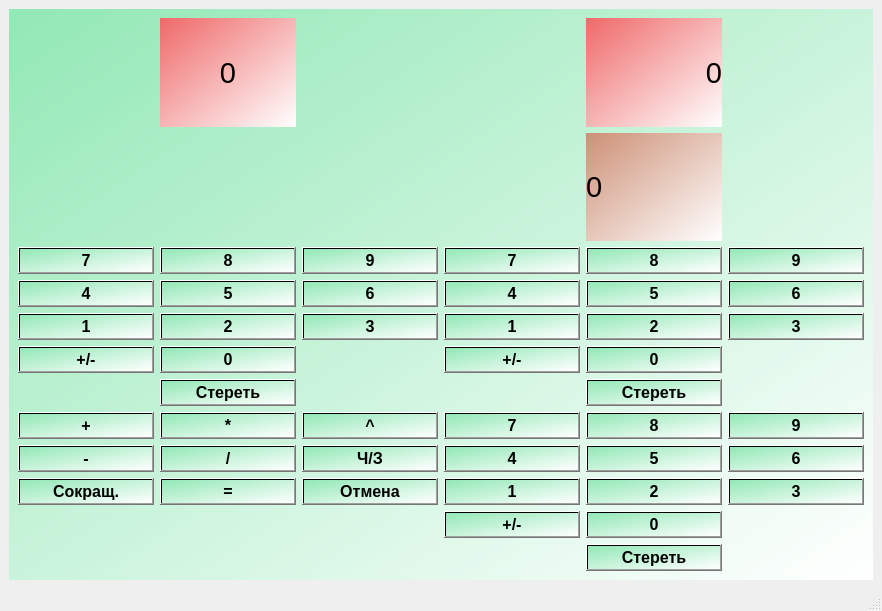
<?xml version="1.0" encoding="UTF-8"?>
<ui version="4.0">
 <class>MainWindow</class>
 <widget class="QMainWindow" name="MainWindow">
  <property name="geometry">
   <rect>
    <x>0</x>
    <y>0</y>
    <width>882</width>
    <height>611</height>
   </rect>
  </property>
  <property name="windowTitle">
   <string>MainWindow</string>
  </property>
  <widget class="QWidget" name="centralwidget">
   <layout class="QGridLayout" name="gridLayout">
    <item row="2" column="0">
     <layout class="QGridLayout" name="gridLayout_3">
      <item row="1" column="0">
       <layout class="QGridLayout" name="gridLayout_7"/>
      </item>
      <item row="3" column="0" colspan="2">
       <layout class="QGridLayout" name="gridLayout_5"/>
      </item>
      <item row="1" column="1">
       <layout class="QGridLayout" name="gridLayout_4"/>
      </item>
      <item row="0" column="0" colspan="2">
       <widget class="QWidget" name="" native="true">
        <property name="styleSheet">
         <string notr="true">background-color: qlineargradient(spread:pad, x1:0, y1:0, x2:1, y2:1, stop:0 rgba(146, 232, 182, 255), stop:1 rgba(255, 255, 255, 255));</string>
        </property>
        <layout class="QGridLayout" name="gridLayout_6">
         <item row="10" column="4">
          <widget class="QPushButton" name="ZButton5">
           <property name="font">
            <font>
             <family>Arial</family>
             <pointsize>12</pointsize>
             <weight>75</weight>
             <bold>true</bold>
            </font>
           </property>
           <property name="text">
            <string>5</string>
           </property>
          </widget>
         </item>
         <item row="11" column="0">
          <widget class="QPushButton" name="Cut">
           <property name="font">
            <font>
             <family>Arial</family>
             <pointsize>12</pointsize>
             <weight>75</weight>
             <bold>true</bold>
            </font>
           </property>
           <property name="text">
            <string>Сокращ.</string>
           </property>
          </widget>
         </item>
         <item row="10" column="1">
          <widget class="QPushButton" name="Split">
           <property name="font">
            <font>
             <family>Arial</family>
             <pointsize>12</pointsize>
             <weight>75</weight>
             <bold>true</bold>
            </font>
           </property>
           <property name="text">
            <string>/</string>
           </property>
          </widget>
         </item>
         <item row="11" column="2">
          <widget class="QPushButton" name="Back">
           <property name="font">
            <font>
             <family>Arial</family>
             <pointsize>12</pointsize>
             <weight>75</weight>
             <bold>true</bold>
            </font>
           </property>
           <property name="text">
            <string>Отмена</string>
           </property>
          </widget>
         </item>
         <item row="6" column="1">
          <widget class="QPushButton" name="CButton2">
           <property name="font">
            <font>
             <family>Arial</family>
             <pointsize>12</pointsize>
             <weight>75</weight>
             <bold>true</bold>
            </font>
           </property>
           <property name="text">
            <string>2</string>
           </property>
          </widget>
         </item>
         <item row="10" column="2">
          <widget class="QPushButton" name="ChangeHZ">
           <property name="font">
            <font>
             <family>Arial</family>
             <pointsize>12</pointsize>
             <weight>75</weight>
             <bold>true</bold>
            </font>
           </property>
           <property name="text">
            <string>Ч/З</string>
           </property>
          </widget>
         </item>
         <item row="13" column="4">
          <widget class="QPushButton" name="ZButtonClear">
           <property name="font">
            <font>
             <family>Arial</family>
             <pointsize>12</pointsize>
             <weight>75</weight>
             <bold>true</bold>
            </font>
           </property>
           <property name="text">
            <string>Стереть</string>
           </property>
          </widget>
         </item>
         <item row="10" column="3">
          <widget class="QPushButton" name="ZButton4">
           <property name="font">
            <font>
             <family>Arial</family>
             <pointsize>12</pointsize>
             <weight>75</weight>
             <bold>true</bold>
            </font>
           </property>
           <property name="text">
            <string>4</string>
           </property>
          </widget>
         </item>
         <item row="5" column="1">
          <widget class="QPushButton" name="CButton5">
           <property name="font">
            <font>
             <family>Arial</family>
             <pointsize>12</pointsize>
             <weight>75</weight>
             <bold>true</bold>
            </font>
           </property>
           <property name="text">
            <string>5</string>
           </property>
          </widget>
         </item>
         <item row="0" column="4">
          <widget class="QLabel" name="HDisplay">
           <property name="sizePolicy">
            <sizepolicy hsizetype="Preferred" vsizetype="Preferred">
             <horstretch>0</horstretch>
             <verstretch>0</verstretch>
            </sizepolicy>
           </property>
           <property name="font">
            <font>
             <family>Arial</family>
             <pointsize>22</pointsize>
             <weight>50</weight>
             <bold>false</bold>
            </font>
           </property>
           <property name="styleSheet">
            <string notr="true">background-color: qlineargradient(spread:pad, x1:0, y1:0, x2:1, y2:1, stop:0 rgba(205, 144, 118, 255), stop:1 rgba(255, 255, 255, 255));
background-color: qlineargradient(spread:pad, x1:0, y1:0, x2:1, y2:1, stop:0 rgba(239, 105, 105, 255), stop:1 rgba(255, 255, 255, 255));</string>
           </property>
           <property name="text">
            <string>0</string>
           </property>
           <property name="alignment">
            <set>Qt::AlignRight|Qt::AlignTrailing|Qt::AlignVCenter</set>
           </property>
          </widget>
         </item>
         <item row="4" column="4">
          <widget class="QPushButton" name="HButton8">
           <property name="font">
            <font>
             <family>Arial</family>
             <pointsize>12</pointsize>
             <weight>75</weight>
             <bold>true</bold>
            </font>
           </property>
           <property name="text">
            <string>8</string>
           </property>
          </widget>
         </item>
         <item row="12" column="3">
          <widget class="QPushButton" name="ZButtonCS">
           <property name="font">
            <font>
             <family>Arial</family>
             <pointsize>12</pointsize>
             <weight>75</weight>
             <bold>true</bold>
            </font>
           </property>
           <property name="text">
            <string>+/-</string>
           </property>
          </widget>
         </item>
         <item row="4" column="5">
          <widget class="QPushButton" name="HButton9">
           <property name="font">
            <font>
             <family>Arial</family>
             <pointsize>12</pointsize>
             <weight>75</weight>
             <bold>true</bold>
            </font>
           </property>
           <property name="text">
            <string>9</string>
           </property>
          </widget>
         </item>
         <item row="11" column="5">
          <widget class="QPushButton" name="ZButton3">
           <property name="font">
            <font>
             <family>Arial</family>
             <pointsize>12</pointsize>
             <weight>75</weight>
             <bold>true</bold>
            </font>
           </property>
           <property name="text">
            <string>3</string>
           </property>
          </widget>
         </item>
         <item row="9" column="0">
          <widget class="QPushButton" name="Add">
           <property name="font">
            <font>
             <family>Arial</family>
             <pointsize>12</pointsize>
             <weight>75</weight>
             <bold>true</bold>
            </font>
           </property>
           <property name="text">
            <string>+</string>
           </property>
          </widget>
         </item>
         <item row="5" column="5">
          <widget class="QPushButton" name="HButton6">
           <property name="font">
            <font>
             <family>Arial</family>
             <pointsize>12</pointsize>
             <weight>75</weight>
             <bold>true</bold>
            </font>
           </property>
           <property name="text">
            <string>6</string>
           </property>
          </widget>
         </item>
         <item row="5" column="2">
          <widget class="QPushButton" name="CButton6">
           <property name="font">
            <font>
             <family>Arial</family>
             <pointsize>12</pointsize>
             <weight>75</weight>
             <bold>true</bold>
            </font>
           </property>
           <property name="text">
            <string>6</string>
           </property>
          </widget>
         </item>
         <item row="2" column="4">
          <widget class="QLabel" name="ZDisplay">
           <property name="sizePolicy">
            <sizepolicy hsizetype="Preferred" vsizetype="Preferred">
             <horstretch>0</horstretch>
             <verstretch>0</verstretch>
            </sizepolicy>
           </property>
           <property name="font">
            <font>
             <family>Arial</family>
             <pointsize>22</pointsize>
             <weight>50</weight>
             <bold>false</bold>
            </font>
           </property>
           <property name="styleSheet">
            <string notr="true">background-color: qlineargradient(spread:pad, x1:0, y1:0, x2:1, y2:1, stop:0 rgba(205, 144, 118, 255), stop:1 rgba(255, 255, 255, 255));</string>
           </property>
           <property name="text">
            <string>0</string>
           </property>
          </widget>
         </item>
         <item row="5" column="4">
          <widget class="QPushButton" name="HButton5">
           <property name="font">
            <font>
             <family>Arial</family>
             <pointsize>12</pointsize>
             <weight>75</weight>
             <bold>true</bold>
            </font>
           </property>
           <property name="text">
            <string>5</string>
           </property>
          </widget>
         </item>
         <item row="6" column="0">
          <widget class="QPushButton" name="CButton1">
           <property name="font">
            <font>
             <family>Arial</family>
             <pointsize>12</pointsize>
             <weight>75</weight>
             <bold>true</bold>
            </font>
           </property>
           <property name="text">
            <string>1</string>
           </property>
          </widget>
         </item>
         <item row="6" column="2">
          <widget class="QPushButton" name="CButton3">
           <property name="font">
            <font>
             <family>Arial</family>
             <pointsize>12</pointsize>
             <weight>75</weight>
             <bold>true</bold>
            </font>
           </property>
           <property name="text">
            <string>3</string>
           </property>
          </widget>
         </item>
         <item row="4" column="0">
          <widget class="QPushButton" name="CButton7">
           <property name="font">
            <font>
             <family>Arial</family>
             <pointsize>12</pointsize>
             <weight>75</weight>
             <bold>true</bold>
            </font>
           </property>
           <property name="text">
            <string>7</string>
           </property>
          </widget>
         </item>
         <item row="4" column="2">
          <widget class="QPushButton" name="CButton9">
           <property name="font">
            <font>
             <family>Arial</family>
             <pointsize>12</pointsize>
             <weight>75</weight>
             <bold>true</bold>
            </font>
           </property>
           <property name="text">
            <string>9</string>
           </property>
          </widget>
         </item>
         <item row="5" column="0">
          <widget class="QPushButton" name="CButton4">
           <property name="font">
            <font>
             <family>Arial</family>
             <pointsize>12</pointsize>
             <weight>75</weight>
             <bold>true</bold>
            </font>
           </property>
           <property name="text">
            <string>4</string>
           </property>
          </widget>
         </item>
         <item row="4" column="3">
          <widget class="QPushButton" name="HButton7">
           <property name="font">
            <font>
             <family>Arial</family>
             <pointsize>12</pointsize>
             <weight>75</weight>
             <bold>true</bold>
            </font>
           </property>
           <property name="text">
            <string>7</string>
           </property>
          </widget>
         </item>
         <item row="5" column="3">
          <widget class="QPushButton" name="HButton4">
           <property name="font">
            <font>
             <family>Arial</family>
             <pointsize>12</pointsize>
             <weight>75</weight>
             <bold>true</bold>
            </font>
           </property>
           <property name="text">
            <string>4</string>
           </property>
          </widget>
         </item>
         <item row="9" column="1">
          <widget class="QPushButton" name="Mult">
           <property name="font">
            <font>
             <family>Arial</family>
             <pointsize>12</pointsize>
             <weight>75</weight>
             <bold>true</bold>
            </font>
           </property>
           <property name="text">
            <string>*</string>
           </property>
          </widget>
         </item>
         <item row="7" column="0">
          <widget class="QPushButton" name="CButtonCS">
           <property name="font">
            <font>
             <family>Arial</family>
             <pointsize>12</pointsize>
             <weight>75</weight>
             <bold>true</bold>
            </font>
           </property>
           <property name="text">
            <string>+/-</string>
           </property>
          </widget>
         </item>
         <item row="4" column="1">
          <widget class="QPushButton" name="CButton8">
           <property name="font">
            <font>
             <family>Arial</family>
             <pointsize>12</pointsize>
             <weight>75</weight>
             <bold>true</bold>
            </font>
           </property>
           <property name="text">
            <string>8</string>
           </property>
          </widget>
         </item>
         <item row="12" column="4">
          <widget class="QPushButton" name="ZButton0">
           <property name="font">
            <font>
             <family>Arial</family>
             <pointsize>12</pointsize>
             <weight>75</weight>
             <bold>true</bold>
            </font>
           </property>
           <property name="text">
            <string>0</string>
           </property>
          </widget>
         </item>
         <item row="6" column="3">
          <widget class="QPushButton" name="HButton1">
           <property name="font">
            <font>
             <family>Arial</family>
             <pointsize>12</pointsize>
             <weight>75</weight>
             <bold>true</bold>
            </font>
           </property>
           <property name="text">
            <string>1</string>
           </property>
          </widget>
         </item>
         <item row="10" column="5">
          <widget class="QPushButton" name="ZButton6">
           <property name="font">
            <font>
             <family>Arial</family>
             <pointsize>12</pointsize>
             <weight>75</weight>
             <bold>true</bold>
            </font>
           </property>
           <property name="text">
            <string>6</string>
           </property>
          </widget>
         </item>
         <item row="9" column="4">
          <widget class="QPushButton" name="ZButton8">
           <property name="font">
            <font>
             <family>Arial</family>
             <pointsize>12</pointsize>
             <weight>75</weight>
             <bold>true</bold>
            </font>
           </property>
           <property name="text">
            <string>8</string>
           </property>
          </widget>
         </item>
         <item row="9" column="5">
          <widget class="QPushButton" name="ZButton9">
           <property name="font">
            <font>
             <family>Arial</family>
             <pointsize>12</pointsize>
             <weight>75</weight>
             <bold>true</bold>
            </font>
           </property>
           <property name="text">
            <string>9</string>
           </property>
          </widget>
         </item>
         <item row="7" column="3">
          <widget class="QPushButton" name="HButtonCS">
           <property name="font">
            <font>
             <family>Arial</family>
             <pointsize>12</pointsize>
             <weight>75</weight>
             <bold>true</bold>
            </font>
           </property>
           <property name="text">
            <string>+/-</string>
           </property>
          </widget>
         </item>
         <item row="11" column="3">
          <widget class="QPushButton" name="ZButton1">
           <property name="font">
            <font>
             <family>Arial</family>
             <pointsize>12</pointsize>
             <weight>75</weight>
             <bold>true</bold>
            </font>
           </property>
           <property name="text">
            <string>1</string>
           </property>
          </widget>
         </item>
         <item row="9" column="2">
          <widget class="QPushButton" name="Power">
           <property name="font">
            <font>
             <family>Arial</family>
             <pointsize>12</pointsize>
             <weight>75</weight>
             <bold>true</bold>
            </font>
           </property>
           <property name="text">
            <string>^</string>
           </property>
          </widget>
         </item>
         <item row="11" column="1">
          <widget class="QPushButton" name="Equal">
           <property name="font">
            <font>
             <family>Arial</family>
             <pointsize>12</pointsize>
             <weight>75</weight>
             <bold>true</bold>
            </font>
           </property>
           <property name="text">
            <string>=</string>
           </property>
          </widget>
         </item>
         <item row="7" column="1">
          <widget class="QPushButton" name="CButton0">
           <property name="font">
            <font>
             <family>Arial</family>
             <pointsize>12</pointsize>
             <weight>75</weight>
             <bold>true</bold>
            </font>
           </property>
           <property name="text">
            <string>0</string>
           </property>
          </widget>
         </item>
         <item row="10" column="0">
          <widget class="QPushButton" name="Subl">
           <property name="font">
            <font>
             <family>Arial</family>
             <pointsize>12</pointsize>
             <weight>75</weight>
             <bold>true</bold>
            </font>
           </property>
           <property name="text">
            <string>-</string>
           </property>
          </widget>
         </item>
         <item row="9" column="3">
          <widget class="QPushButton" name="ZButton7">
           <property name="font">
            <font>
             <family>Arial</family>
             <pointsize>12</pointsize>
             <weight>75</weight>
             <bold>true</bold>
            </font>
           </property>
           <property name="text">
            <string>7</string>
           </property>
          </widget>
         </item>
         <item row="7" column="4">
          <widget class="QPushButton" name="HButton0">
           <property name="font">
            <font>
             <family>Arial</family>
             <pointsize>12</pointsize>
             <weight>75</weight>
             <bold>true</bold>
            </font>
           </property>
           <property name="text">
            <string>0</string>
           </property>
          </widget>
         </item>
         <item row="6" column="4">
          <widget class="QPushButton" name="HButton2">
           <property name="font">
            <font>
             <family>Arial</family>
             <pointsize>12</pointsize>
             <weight>75</weight>
             <bold>true</bold>
            </font>
           </property>
           <property name="text">
            <string>2</string>
           </property>
          </widget>
         </item>
         <item row="11" column="4">
          <widget class="QPushButton" name="ZButton2">
           <property name="font">
            <font>
             <family>Arial</family>
             <pointsize>12</pointsize>
             <weight>75</weight>
             <bold>true</bold>
            </font>
           </property>
           <property name="text">
            <string>2</string>
           </property>
          </widget>
         </item>
         <item row="0" column="1">
          <widget class="QLabel" name="CDisplay">
           <property name="font">
            <font>
             <family>Arial</family>
             <pointsize>22</pointsize>
             <weight>50</weight>
             <bold>false</bold>
            </font>
           </property>
           <property name="styleSheet">
            <string notr="true">background-color: qlineargradient(spread:pad, x1:0, y1:0, x2:1, y2:1, stop:0 rgba(239, 105, 105, 255), stop:1 rgba(255, 255, 255, 255));</string>
           </property>
           <property name="text">
            <string>0</string>
           </property>
           <property name="alignment">
            <set>Qt::AlignCenter</set>
           </property>
          </widget>
         </item>
         <item row="8" column="4">
          <widget class="QPushButton" name="HButtonClear">
           <property name="font">
            <font>
             <family>Arial</family>
             <pointsize>12</pointsize>
             <weight>75</weight>
             <bold>true</bold>
            </font>
           </property>
           <property name="text">
            <string>Стереть</string>
           </property>
          </widget>
         </item>
         <item row="6" column="5">
          <widget class="QPushButton" name="HButton3">
           <property name="font">
            <font>
             <family>Arial</family>
             <pointsize>12</pointsize>
             <weight>75</weight>
             <bold>true</bold>
            </font>
           </property>
           <property name="text">
            <string>3</string>
           </property>
          </widget>
         </item>
         <item row="8" column="1">
          <widget class="QPushButton" name="CButtonClear">
           <property name="font">
            <font>
             <family>Arial</family>
             <pointsize>12</pointsize>
             <weight>75</weight>
             <bold>true</bold>
            </font>
           </property>
           <property name="text">
            <string>Стереть</string>
           </property>
          </widget>
         </item>
        </layout>
       </widget>
      </item>
     </layout>
    </item>
   </layout>
  </widget>
  <widget class="QMenuBar" name="menubar">
   <property name="geometry">
    <rect>
     <x>0</x>
     <y>0</y>
     <width>882</width>
     <height>21</height>
    </rect>
   </property>
  </widget>
  <widget class="QStatusBar" name="statusbar"/>
 </widget>
 <resources/>
 <connections/>
</ui>
